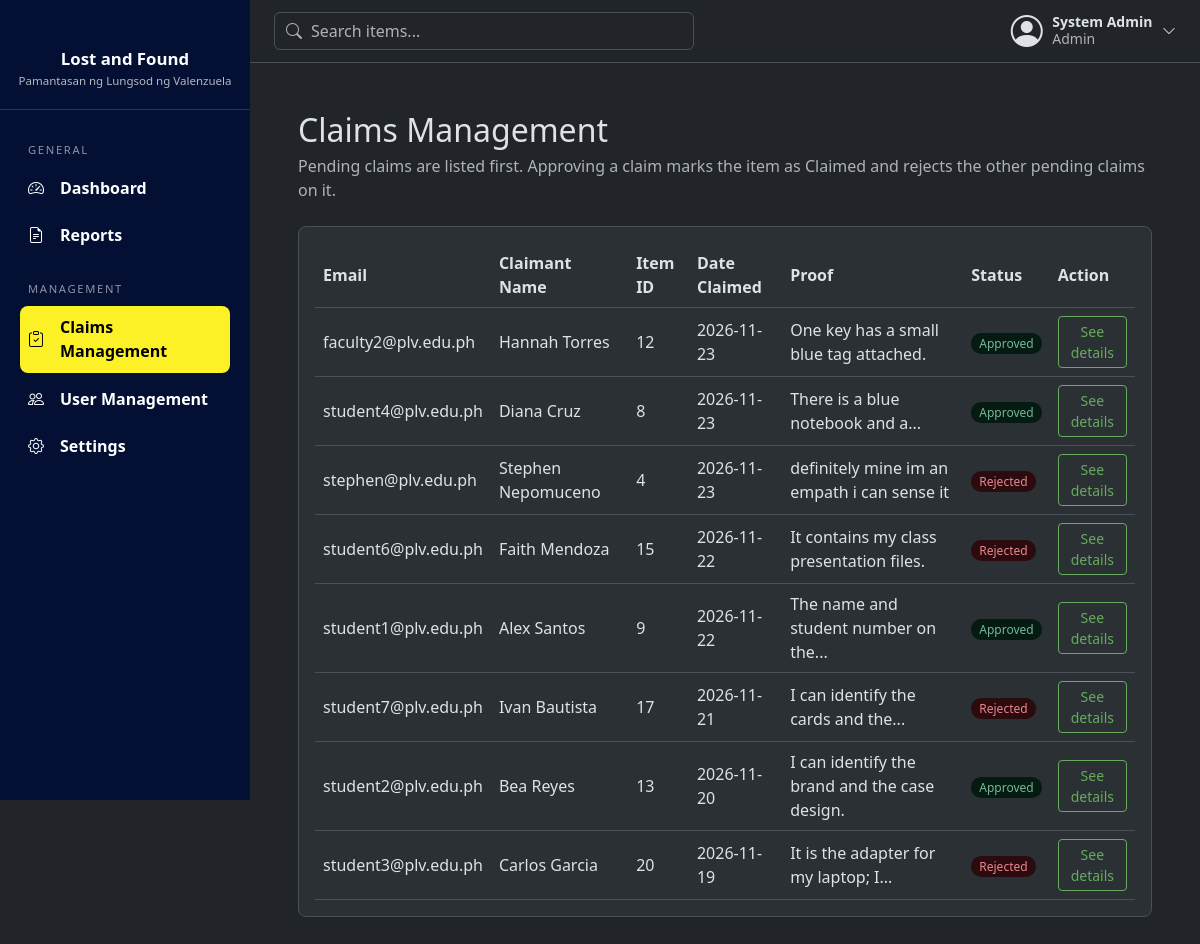
/admin/claims (signed in), run on an earlier commit of the app's database.
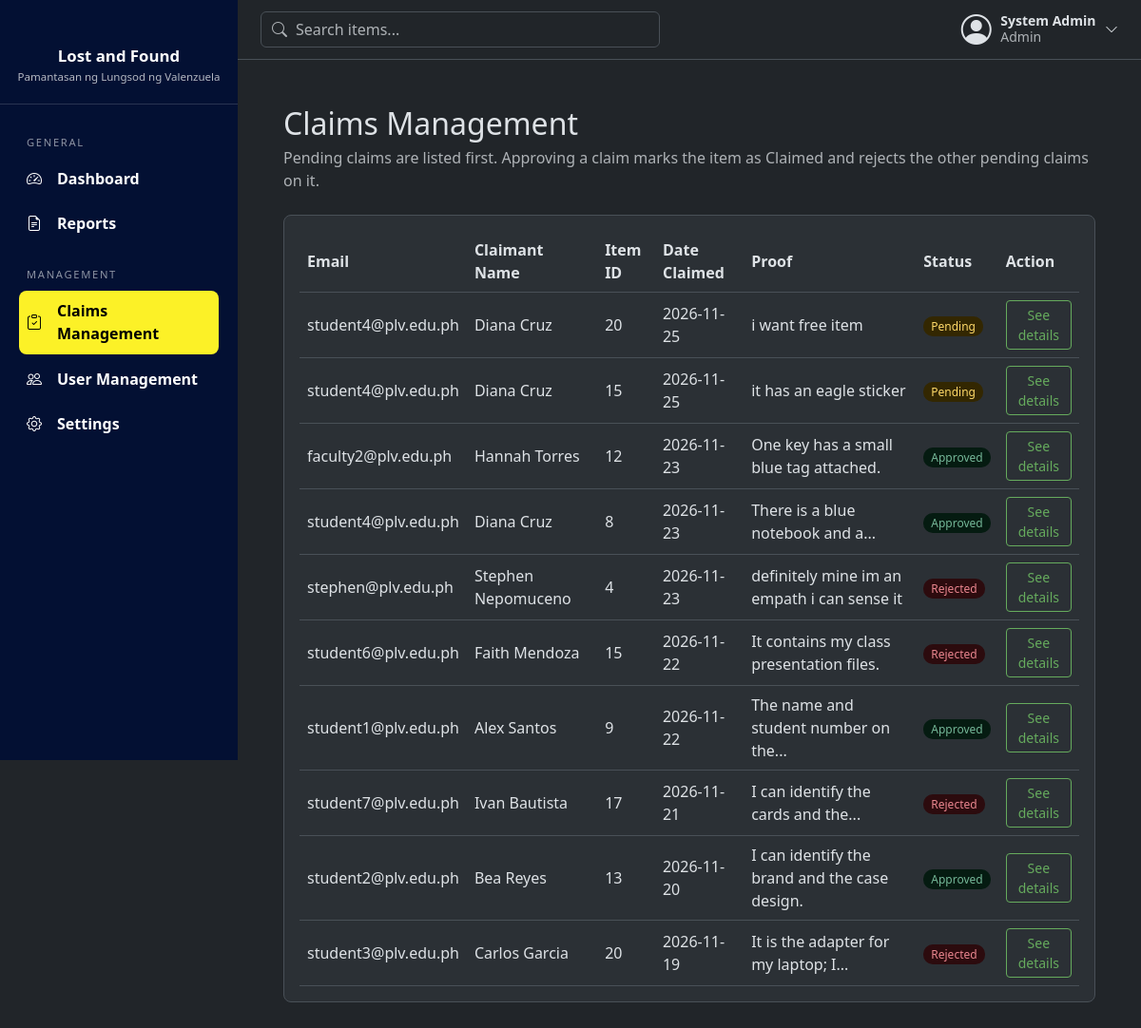
And on a later commit of the database.
### tables this page shows
CREATE TABLE users (
            id INTEGER PRIMARY KEY AUTOINCREMENT,
            full_name TEXT NOT NULL,
            email TEXT NOT NULL UNIQUE,
            password TEXT NOT NULL,
            role TEXT NOT NULL DEFAULT 'Student'
                CHECK(role IN ('Student', 'Faculty', 'Admin'))
        , is_active INTEGER NOT NULL DEFAULT 1);

CREATE TABLE claims (
            claim_id INTEGER PRIMARY KEY AUTOINCREMENT,
            item_id INTEGER NOT NULL,
            user_id INTEGER NOT NULL,
            proof_description TEXT NOT NULL,
            claim_date DATE NOT NULL DEFAULT CURRENT_DATE,
            claim_status TEXT NOT NULL DEFAULT 'Pending'
                CHECK(claim_status IN ('Pending', 'Approved', 'Rejected')), admin_note TEXT,

            FOREIGN KEY (item_id) REFERENCES items (item_id),
            FOREIGN KEY (user_id) REFERENCES users (id)
        );

### routes/admin_routes.py (the view)
@bp.route("/claims")
@admin_required
def claims():
    db = get_db()
    all_claims = db.execute(
        "SELECT claims.claim_id, claims.item_id, claims.user_id AS claimant_id, "
        "claims.proof_description, claims.claim_date, claims.claim_status, claims.admin_note, "
        "claimant.full_name AS claimant, claimant.email AS claimant_email, "
        "items.name AS item_name, items.category, items.location, items.description, "
        "items.item_status, items.status AS item_state, items.date_reported, "
        "finder.full_name AS finder, finder.email AS finder_email "
        "FROM claims "
        "JOIN items ON claims.item_id = items.item_id "
        "JOIN users AS claimant ON claims.user_id = claimant.id "
        "JOIN users AS finder ON items.user_id = finder.id "
        "ORDER BY (claims.claim_status = 'Pending') DESC, "
        "claims.claim_date DESC, claims.claim_id DESC"
    ).fetchall()
    return render_template("admin/claims.html", all_claims=all_claims)

### database/connection.py (called while the page is built)
def get_db():
    if "db" not in g:
        g.db = sqlite3.connect(current_app.config["DATABASE"])
        g.db.row_factory = sqlite3.Row
        g.db.execute("PRAGMA foreign_keys = ON")
    return g.db

### models/user_model.py (called while the page is built)
def get_by_id(user_id):
    return get_db().execute("SELECT * FROM users WHERE id = ?", (user_id,)).fetchone()

### routes/utils.py (called while the page is built)
def login_required(view):
    @wraps(view)
    def wrapped(*args, **kwargs):
        if "user_id" not in session:
            flash("Please log in first.", "warning")
            return redirect(url_for("auth.login"))
        user = user_model.get_by_id(session["user_id"])
        if user is None or not user["is_active"]:
            session.clear()
            flash("Your account is no longer active. Please contact an administrator.", "warning")
            return redirect(url_for("auth.login"))
        return view(*args, **kwargs)
    return wrapped

def admin_required(view):
    @wraps(view)
    def wrapped(*args, **kwargs):
        if session.get("role") != "Admin":
            abort(403)
        return view(*args, **kwargs)
    return login_required(wrapped)

### templates/admin/claims.html (shortened to what this page needs)
{% extends "base.html" %}
{% block content %}
<h2 class="mb-1">Claims Management</h2>
<p class="text-body-secondary mb-4">
    Pending claims are listed first. Approving a claim marks the item as Claimed and rejects the other pending claims on it.
</p>
<div class="dash-section">
    {% if all_claims %}
    <table>
        <tr>
            <th>Email</th>
            <th>Claimant Name</th>
            <th>Item ID</th>
            <th>Date Claimed</th>
            <th>Proof</th>
            <th>Status</th>
            <th>Action</th>
        </tr>
        {% for claim in all_claims %}
        <tr>
            <td>{{ claim["claimant_email"] }}</td>
            <td>{{ claim["claimant"] }}</td>
            <td>{{ claim["item_id"] }}</td>
            <td>{{ claim["claim_date"] }}</td>
            <td>{{ claim["proof_description"]|truncate(40) }}</td>
            <td><span class="dash-badge {{ claim['claim_status'] }}">{{ claim["claim_status"] }}</span></td>
            <td>
                <button type="button" class="btn btn-sm btn-outline-primary" data-bs-toggle="collapse"
                        data-bs-target="#details-{{ claim['claim_id'] }}" aria-expanded="false">See details</button>
            </td>
        </tr>
        {% endfor %}
    </table>
    {% else %}
    <p class="dash-empty mb-0">No claims have been made yet.</p>
    {% endif %}
</div>
{% endblock %}

### templates/base.html (shortened to what this page needs)
<!doctype html>
<html lang="en" data-bs-theme="dark">
<head>
  <link href="https://cdn.jsdelivr.net/npm/bootstrap@5.3.3/dist/css/bootstrap.min.css" rel="stylesheet">
  <link href="https://cdn.jsdelivr.net/npm/bootstrap-icons@1.11.3/font/bootstrap-icons.min.css" rel="stylesheet">
  <link href="{{ url_for('static', filename='css/style.css') }}" rel="stylesheet">
</head>
<body>
{% block body %}
<div class="app-shell d-flex">
    <aside class="sidebar offcanvas-md offcanvas-start" id="sidebar" tabindex="-1">
    <div class="sidebar-brand">
      <div class="sidebar-title">Lost and Found</div>
      <div class="sidebar-subtitle">Pamantasan ng Lungsod ng Valenzuela</div>
    </div>
    <nav class="sidebar-nav">
      {% if session.role == 'Admin' %}
        {% include "partials/sidebar_admin.html" %}
      {% else %}
        {% include "partials/sidebar_user.html" %}
      {% endif %}
    </nav>
  </aside>
  <div class="main-col flex-grow-1">
    <header class="topbar d-flex align-items-center justify-content-between gap-3">
      <form class="topbar-search" action="{{ url_for('shared.reports') }}" method="get" role="search">
        <input class="form-control" type="search" name="q" maxlength="100" placeholder="Search items..."
               value="{{ request.args.get('q', '') if request.endpoint == 'shared.reports' }}">
      </form>
      <div class="dropdown">
        <button class="user-menu-btn" type="button" data-bs-toggle="dropdown" aria-expanded="false">
          <i class="bi bi-person-circle fs-2"></i>
          <span class="d-none d-sm-block">
            <span class="d-block fw-semibold small">{{ session.full_name }}</span>
            <span class="d-block small text-body-secondary">{{ session.role }}</span>
          </span>
          <i class="bi bi-chevron-down small"></i>
        </button>
      </div>
    </header>
    <main class="p-3 p-md-5">
      {% block content %}{% endblock %}
    </main>
  </div>
</div>
{% endblock %}
</body>
</html>

### templates/partials/sidebar_admin.html
{% set ep = request.endpoint or '' %}
<div class="sidebar-label">General</div>
<ul class="nav flex-column gap-1">
  <li class="nav-item">
    <a class="nav-link {{ 'active' if ep == 'admin.dashboard' }}" href="{{ url_for('admin.dashboard') }}">
      <i class="bi bi-speedometer2 me-3"></i>Dashboard</a>
  </li>
  <li class="nav-item">
    <a class="nav-link {{ 'active' if ep == 'shared.reports' }}" href="{{ url_for('shared.reports') }}">
      <i class="bi bi-file-earmark-text me-3"></i>Reports</a>
  </li>
</ul>
<div class="sidebar-label">Management</div>
<ul class="nav flex-column gap-1">
  <li class="nav-item">
    <a class="nav-link {{ 'active' if ep == 'admin.claims' }}" href="{{ url_for('admin.claims') }}">
      <i class="bi bi-clipboard-check me-3"></i>Claims Management</a>
  </li>
  <li class="nav-item">
    <a class="nav-link {{ 'active' if ep == 'admin.users' }}" href="{{ url_for('admin.users') }}">
      <i class="bi bi-people me-3"></i>User Management</a>
  </li>
  <li class="nav-item">
    <a class="nav-link {{ 'active' if ep == 'shared.settings' }}" href="{{ url_for('shared.settings') }}">
      <i class="bi bi-gear me-3"></i>Settings</a>
  </li>
</ul>

### static/css/style.css (style rules this page uses)
.app-shell { min-height: 100vh; }
.app-shell > .main-col { min-width: 0; }
.btn-outline-primary { --bs-btn-color: #66AB5D; --bs-btn-border-color: #66AB5D; --bs-btn-hover-color: #fff; --bs-btn-hover-bg: #66AB5D; --bs-btn-hover-border-color: #66AB5D; --bs-btn-active-color: #fff; --bs-btn-active-bg: #66AB5D; --bs-btn-active-border-color: #66AB5D; --bs-btn-focus-shadow-rgb: 102, 171, 93; }
.sidebar { --bs-offcanvas-width: 250px; width: 250px; min-width: 250px; color: #fff; overflow-y: auto; }
.sidebar { background: #031033 !important; }
@media (min-width: 768px) { .sidebar { position: sticky; top: 0; height: 100vh; align-self: flex-start; } }
.sidebar-brand { padding: 2rem 1rem 1.25rem; text-align: center; border-bottom: 1px solid rgba(255, 255, 255, 0.15); }
.sidebar-title { margin-top: 0.9rem; font-size: 1.05rem; font-weight: 600; }
.sidebar-subtitle { font-size: 0.72rem; color: rgba(255, 255, 255, 0.7); }
.sidebar-nav { padding: 0.5rem 1.25rem 1.5rem; }
.sidebar-label { margin: 1.5rem 0 0.5rem 0.5rem; font-size: 0.7rem; letter-spacing: 0.15em; text-transform: uppercase; color: rgba(255, 255, 255, 0.55); }
.sidebar .nav-link { display: flex; align-items: center; padding: 0.6rem 0.5rem; border-radius: 0.5rem; color: #fff; font-weight: 600; }
.sidebar .nav-link.active { background: #FCF127; color: #000000; }
.topbar { position: sticky; top: 0; z-index: 1020; padding: 0.75rem 1.5rem; background: var(--bs-body-bg); border-bottom: 1px solid var(--bs-border-color); }
.topbar-search { position: relative; flex: 1; max-width: 420px; }
.topbar-search input { padding-left: 2.25rem; }
.user-menu-btn { display: flex; align-items: center; gap: 0.6rem; padding: 0; border: 0; background: none; color: var(--bs-body-color); text-align: left; line-height: 1.2; }
.dash-section { padding: 16px; margin-bottom: 24px; overflow-x: auto; border-radius: 8px; background: var(--bs-tertiary-bg); border: 1px solid var(--bs-border-color); }
.dash-section table { width: 100%; border-collapse: collapse; }
.dash-section th, .dash-section td { text-align: left; padding: 8px; border-bottom: 1px solid var(--bs-border-color); }
.dash-badge { padding: 2px 8px; border-radius: 10px; font-size: 12px; background: var(--bs-secondary-bg); color: var(--bs-body-color); }
.dash-badge.Lost, .dash-badge.Rejected { background: var(--bs-danger-bg-subtle); color: var(--bs-danger-text-emphasis); }
.dash-badge.Found, .dash-badge.Approved { background: var(--bs-success-bg-subtle); color: var(--bs-success-text-emphasis); }
.dash-badge.Pending { background: var(--bs-warning-bg-subtle); color: var(--bs-warning-text-emphasis); }

What changed in the data, as far as the page shows it:
added claims: claimant_email "student4@plv.edu.ph", claimant "Diana Cruz", item_id "20", claim_date "2026-11-25", proof_description "i want free item", claim_status "Pending"
added claims: claimant_email "student4@plv.edu.ph", claimant "Diana Cruz", item_id "15", claim_date "2026-11-25", proof_description "it has an eagle sticker", claim_status "Pending"
